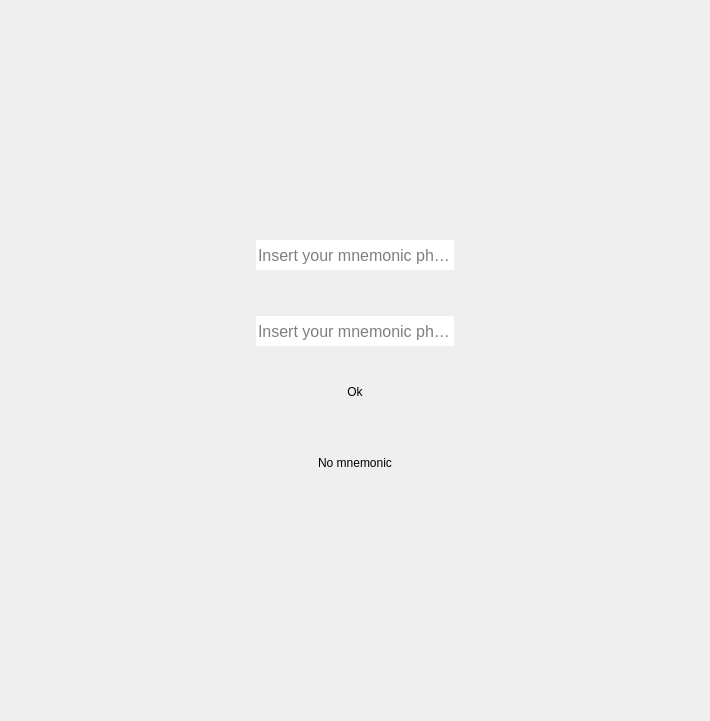
<?xml version="1.0" encoding="UTF-8"?>
<ui version="4.0">
 <class>intro</class>
 <widget class="QMainWindow" name="intro">
  <property name="geometry">
   <rect>
    <x>0</x>
    <y>0</y>
    <width>710</width>
    <height>721</height>
   </rect>
  </property>
  <property name="sizePolicy">
   <sizepolicy hsizetype="Maximum" vsizetype="Maximum">
    <horstretch>0</horstretch>
    <verstretch>0</verstretch>
   </sizepolicy>
  </property>
  <property name="windowTitle">
   <string>intro</string>
  </property>
  <property name="styleSheet">
   <string notr="true">border: 0 solid;
</string>
  </property>
  <property name="tabShape">
   <enum>QTabWidget::Rounded</enum>
  </property>
  <widget class="QWidget" name="centralwidget">
   <property name="sizePolicy">
    <sizepolicy hsizetype="Maximum" vsizetype="Maximum">
     <horstretch>0</horstretch>
     <verstretch>0</verstretch>
    </sizepolicy>
   </property>
   <layout class="QVBoxLayout" name="verticalLayout_6">
    <item>
     <widget class="QStackedWidget" name="stackedWidget">
      <property name="sizePolicy">
       <sizepolicy hsizetype="Preferred" vsizetype="Preferred">
        <horstretch>0</horstretch>
        <verstretch>0</verstretch>
       </sizepolicy>
      </property>
      <property name="styleSheet">
       <string notr="true"/>
      </property>
      <property name="currentIndex">
       <number>0</number>
      </property>
      <widget class="QWidget" name="page">
       <property name="sizePolicy">
        <sizepolicy hsizetype="Expanding" vsizetype="Expanding">
         <horstretch>0</horstretch>
         <verstretch>0</verstretch>
        </sizepolicy>
       </property>
       <property name="maximumSize">
        <size>
         <width>1999999</width>
         <height>1999999</height>
        </size>
       </property>
       <layout class="QVBoxLayout" name="verticalLayout_5">
        <item>
         <layout class="QVBoxLayout" name="verticalLayout_3">
          <item>
           <layout class="QHBoxLayout" name="horizontalLayout">
            <item>
             <spacer name="horizontalSpacer_3">
              <property name="orientation">
               <enum>Qt::Horizontal</enum>
              </property>
              <property name="sizeType">
               <enum>QSizePolicy::Fixed</enum>
              </property>
              <property name="sizeHint" stdset="0">
               <size>
                <width>10</width>
                <height>10</height>
               </size>
              </property>
             </spacer>
            </item>
            <item>
             <layout class="QVBoxLayout" name="verticalLayout_4">
              <item>
               <spacer name="verticalSpacer_14">
                <property name="orientation">
                 <enum>Qt::Vertical</enum>
                </property>
                <property name="sizeType">
                 <enum>QSizePolicy::Fixed</enum>
                </property>
                <property name="sizeHint" stdset="0">
                 <size>
                  <width>10</width>
                  <height>10</height>
                 </size>
                </property>
               </spacer>
              </item>
              <item>
               <widget class="QWidget" name="icon_widget" native="true"/>
              </item>
              <item>
               <spacer name="verticalSpacer_13">
                <property name="orientation">
                 <enum>Qt::Vertical</enum>
                </property>
                <property name="sizeType">
                 <enum>QSizePolicy::Maximum</enum>
                </property>
                <property name="sizeHint" stdset="0">
                 <size>
                  <width>20</width>
                  <height>30</height>
                 </size>
                </property>
               </spacer>
              </item>
             </layout>
            </item>
            <item>
             <spacer name="horizontalSpacer_4">
              <property name="orientation">
               <enum>Qt::Horizontal</enum>
              </property>
              <property name="sizeType">
               <enum>QSizePolicy::MinimumExpanding</enum>
              </property>
              <property name="sizeHint" stdset="0">
               <size>
                <width>50</width>
                <height>20</height>
               </size>
              </property>
             </spacer>
            </item>
           </layout>
          </item>
          <item>
           <layout class="QHBoxLayout" name="horizontalLayout_6">
            <item>
             <spacer name="horizontalSpacer">
              <property name="orientation">
               <enum>Qt::Horizontal</enum>
              </property>
              <property name="sizeType">
               <enum>QSizePolicy::Preferred</enum>
              </property>
              <property name="sizeHint" stdset="0">
               <size>
                <width>200</width>
                <height>20</height>
               </size>
              </property>
             </spacer>
            </item>
            <item>
             <layout class="QVBoxLayout" name="verticalLayout_2">
              <item>
               <spacer name="verticalSpacer">
                <property name="orientation">
                 <enum>Qt::Vertical</enum>
                </property>
                <property name="sizeType">
                 <enum>QSizePolicy::Expanding</enum>
                </property>
                <property name="sizeHint" stdset="0">
                 <size>
                  <width>20</width>
                  <height>100</height>
                 </size>
                </property>
               </spacer>
              </item>
              <item>
               <layout class="QVBoxLayout" name="verticalLayout">
                <item>
                 <layout class="QHBoxLayout" name="horizontalLayout_3">
                  <item>
                   <spacer name="horizontalSpacer_12">
                    <property name="orientation">
                     <enum>Qt::Horizontal</enum>
                    </property>
                    <property name="sizeType">
                     <enum>QSizePolicy::Preferred</enum>
                    </property>
                    <property name="sizeHint" stdset="0">
                     <size>
                      <width>40</width>
                      <height>20</height>
                     </size>
                    </property>
                   </spacer>
                  </item>
                  <item>
                   <widget class="QLineEdit" name="line_edit_mnemonic">
                    <property name="sizePolicy">
                     <sizepolicy hsizetype="MinimumExpanding" vsizetype="Fixed">
                      <horstretch>100</horstretch>
                      <verstretch>10</verstretch>
                     </sizepolicy>
                    </property>
                    <property name="minimumSize">
                     <size>
                      <width>180</width>
                      <height>30</height>
                     </size>
                    </property>
                    <property name="maximumSize">
                     <size>
                      <width>300</width>
                      <height>100</height>
                     </size>
                    </property>
                    <property name="sizeIncrement">
                     <size>
                      <width>100</width>
                      <height>100</height>
                     </size>
                    </property>
                    <property name="baseSize">
                     <size>
                      <width>200</width>
                      <height>30</height>
                     </size>
                    </property>
                    <property name="font">
                     <font>
                      <pointsize>12</pointsize>
                      <weight>50</weight>
                      <italic>false</italic>
                      <bold>false</bold>
                     </font>
                    </property>
                    <property name="styleSheet">
                     <string notr="true"/>
                    </property>
                    <property name="text">
                     <string/>
                    </property>
                    <property name="placeholderText">
                     <string>Insert your mnemonic phrase</string>
                    </property>
                   </widget>
                  </item>
                  <item>
                   <spacer name="horizontalSpacer_11">
                    <property name="orientation">
                     <enum>Qt::Horizontal</enum>
                    </property>
                    <property name="sizeType">
                     <enum>QSizePolicy::Preferred</enum>
                    </property>
                    <property name="sizeHint" stdset="0">
                     <size>
                      <width>40</width>
                      <height>20</height>
                     </size>
                    </property>
                   </spacer>
                  </item>
                 </layout>
                </item>
                <item>
                 <spacer name="verticalSpacer_3">
                  <property name="orientation">
                   <enum>Qt::Vertical</enum>
                  </property>
                  <property name="sizeType">
                   <enum>QSizePolicy::Fixed</enum>
                  </property>
                  <property name="sizeHint" stdset="0">
                   <size>
                    <width>20</width>
                    <height>40</height>
                   </size>
                  </property>
                 </spacer>
                </item>
                <item>
                 <layout class="QHBoxLayout" name="horizontalLayout_5">
                  <item>
                   <spacer name="horizontalSpacer_5">
                    <property name="orientation">
                     <enum>Qt::Horizontal</enum>
                    </property>
                    <property name="sizeType">
                     <enum>QSizePolicy::Preferred</enum>
                    </property>
                    <property name="sizeHint" stdset="0">
                     <size>
                      <width>40</width>
                      <height>20</height>
                     </size>
                    </property>
                   </spacer>
                  </item>
                  <item>
                   <widget class="QLineEdit" name="line_edit_password">
                    <property name="sizePolicy">
                     <sizepolicy hsizetype="Maximum" vsizetype="Fixed">
                      <horstretch>100</horstretch>
                      <verstretch>10</verstretch>
                     </sizepolicy>
                    </property>
                    <property name="minimumSize">
                     <size>
                      <width>180</width>
                      <height>30</height>
                     </size>
                    </property>
                    <property name="maximumSize">
                     <size>
                      <width>300</width>
                      <height>100</height>
                     </size>
                    </property>
                    <property name="sizeIncrement">
                     <size>
                      <width>100</width>
                      <height>100</height>
                     </size>
                    </property>
                    <property name="baseSize">
                     <size>
                      <width>200</width>
                      <height>30</height>
                     </size>
                    </property>
                    <property name="font">
                     <font>
                      <pointsize>12</pointsize>
                      <weight>50</weight>
                      <italic>false</italic>
                      <bold>false</bold>
                     </font>
                    </property>
                    <property name="styleSheet">
                     <string notr="true"/>
                    </property>
                    <property name="text">
                     <string/>
                    </property>
                    <property name="placeholderText">
                     <string>Insert your mnemonic phrase</string>
                    </property>
                   </widget>
                  </item>
                  <item>
                   <spacer name="horizontalSpacer_6">
                    <property name="orientation">
                     <enum>Qt::Horizontal</enum>
                    </property>
                    <property name="sizeType">
                     <enum>QSizePolicy::Preferred</enum>
                    </property>
                    <property name="sizeHint" stdset="0">
                     <size>
                      <width>40</width>
                      <height>20</height>
                     </size>
                    </property>
                   </spacer>
                  </item>
                 </layout>
                </item>
                <item>
                 <spacer name="verticalSpacer_5">
                  <property name="orientation">
                   <enum>Qt::Vertical</enum>
                  </property>
                  <property name="sizeType">
                   <enum>QSizePolicy::Fixed</enum>
                  </property>
                  <property name="sizeHint" stdset="0">
                   <size>
                    <width>20</width>
                    <height>25</height>
                   </size>
                  </property>
                 </spacer>
                </item>
                <item>
                 <layout class="QHBoxLayout" name="horizontalLayout_2">
                  <property name="spacing">
                   <number>0</number>
                  </property>
                  <property name="leftMargin">
                   <number>50</number>
                  </property>
                  <property name="rightMargin">
                   <number>50</number>
                  </property>
                  <item>
                   <spacer name="horizontalSpacer_9">
                    <property name="orientation">
                     <enum>Qt::Horizontal</enum>
                    </property>
                    <property name="sizeHint" stdset="0">
                     <size>
                      <width>40</width>
                      <height>20</height>
                     </size>
                    </property>
                   </spacer>
                  </item>
                  <item>
                   <widget class="QPushButton" name="pshButton_check_mnemonic">
                    <property name="sizePolicy">
                     <sizepolicy hsizetype="Fixed" vsizetype="Preferred">
                      <horstretch>30</horstretch>
                      <verstretch>30</verstretch>
                     </sizepolicy>
                    </property>
                    <property name="minimumSize">
                     <size>
                      <width>100</width>
                      <height>30</height>
                     </size>
                    </property>
                    <property name="sizeIncrement">
                     <size>
                      <width>1</width>
                      <height>1</height>
                     </size>
                    </property>
                    <property name="baseSize">
                     <size>
                      <width>10</width>
                      <height>10</height>
                     </size>
                    </property>
                    <property name="font">
                     <font>
                      <italic>false</italic>
                      <stylestrategy>PreferDefault</stylestrategy>
                     </font>
                    </property>
                    <property name="tabletTracking">
                     <bool>false</bool>
                    </property>
                    <property name="styleSheet">
                     <string notr="true"/>
                    </property>
                    <property name="text">
                     <string>Ok</string>
                    </property>
                    <property name="autoRepeat">
                     <bool>false</bool>
                    </property>
                    <property name="autoDefault">
                     <bool>false</bool>
                    </property>
                    <property name="default">
                     <bool>false</bool>
                    </property>
                    <property name="flat">
                     <bool>false</bool>
                    </property>
                   </widget>
                  </item>
                  <item>
                   <spacer name="horizontalSpacer_10">
                    <property name="orientation">
                     <enum>Qt::Horizontal</enum>
                    </property>
                    <property name="sizeHint" stdset="0">
                     <size>
                      <width>40</width>
                      <height>20</height>
                     </size>
                    </property>
                   </spacer>
                  </item>
                 </layout>
                </item>
                <item>
                 <spacer name="verticalSpacer_4">
                  <property name="orientation">
                   <enum>Qt::Vertical</enum>
                  </property>
                  <property name="sizeType">
                   <enum>QSizePolicy::Fixed</enum>
                  </property>
                  <property name="sizeHint" stdset="0">
                   <size>
                    <width>17</width>
                    <height>40</height>
                   </size>
                  </property>
                 </spacer>
                </item>
                <item>
                 <layout class="QHBoxLayout" name="horizontalLayout_4">
                  <item>
                   <spacer name="horizontalSpacer_7">
                    <property name="orientation">
                     <enum>Qt::Horizontal</enum>
                    </property>
                    <property name="sizeType">
                     <enum>QSizePolicy::Fixed</enum>
                    </property>
                    <property name="sizeHint" stdset="0">
                     <size>
                      <width>50</width>
                      <height>20</height>
                     </size>
                    </property>
                   </spacer>
                  </item>
                  <item>
                   <widget class="QPushButton" name="pshButton_no_mnemonic">
                    <property name="sizePolicy">
                     <sizepolicy hsizetype="Preferred" vsizetype="Preferred">
                      <horstretch>100</horstretch>
                      <verstretch>10</verstretch>
                     </sizepolicy>
                    </property>
                    <property name="minimumSize">
                     <size>
                      <width>40</width>
                      <height>20</height>
                     </size>
                    </property>
                    <property name="sizeIncrement">
                     <size>
                      <width>100</width>
                      <height>1</height>
                     </size>
                    </property>
                    <property name="baseSize">
                     <size>
                      <width>100</width>
                      <height>20</height>
                     </size>
                    </property>
                    <property name="styleSheet">
                     <string notr="true"/>
                    </property>
                    <property name="text">
                     <string>No mnemonic</string>
                    </property>
                   </widget>
                  </item>
                  <item>
                   <spacer name="horizontalSpacer_8">
                    <property name="orientation">
                     <enum>Qt::Horizontal</enum>
                    </property>
                    <property name="sizeType">
                     <enum>QSizePolicy::Fixed</enum>
                    </property>
                    <property name="sizeHint" stdset="0">
                     <size>
                      <width>50</width>
                      <height>20</height>
                     </size>
                    </property>
                   </spacer>
                  </item>
                 </layout>
                </item>
               </layout>
              </item>
              <item>
               <spacer name="verticalSpacer_2">
                <property name="orientation">
                 <enum>Qt::Vertical</enum>
                </property>
                <property name="sizeType">
                 <enum>QSizePolicy::Expanding</enum>
                </property>
                <property name="sizeHint" stdset="0">
                 <size>
                  <width>20</width>
                  <height>230</height>
                 </size>
                </property>
               </spacer>
              </item>
             </layout>
            </item>
            <item>
             <spacer name="horizontalSpacer_2">
              <property name="orientation">
               <enum>Qt::Horizontal</enum>
              </property>
              <property name="sizeType">
               <enum>QSizePolicy::Preferred</enum>
              </property>
              <property name="sizeHint" stdset="0">
               <size>
                <width>200</width>
                <height>20</height>
               </size>
              </property>
             </spacer>
            </item>
           </layout>
          </item>
         </layout>
        </item>
       </layout>
      </widget>
      <widget class="QWidget" name="page_2">
       <property name="maximumSize">
        <size>
         <width>1920</width>
         <height>1080</height>
        </size>
       </property>
       <widget class="QPushButton" name="pshButton_no_mnemonic_2">
        <property name="geometry">
         <rect>
          <x>230</x>
          <y>370</y>
          <width>166</width>
          <height>20</height>
         </rect>
        </property>
        <property name="sizePolicy">
         <sizepolicy hsizetype="Expanding" vsizetype="Expanding">
          <horstretch>100</horstretch>
          <verstretch>10</verstretch>
         </sizepolicy>
        </property>
        <property name="minimumSize">
         <size>
          <width>40</width>
          <height>20</height>
         </size>
        </property>
        <property name="sizeIncrement">
         <size>
          <width>100</width>
          <height>1</height>
         </size>
        </property>
        <property name="baseSize">
         <size>
          <width>100</width>
          <height>20</height>
         </size>
        </property>
        <property name="styleSheet">
         <string notr="true">background-color: rgb(255,255,255);
font:inherit;
</string>
        </property>
        <property name="text">
         <string>No mnemonic? Press me :)</string>
        </property>
       </widget>
       <widget class="QLineEdit" name="line_edit_mnemonic_2">
        <property name="geometry">
         <rect>
          <x>180</x>
          <y>110</y>
          <width>278</width>
          <height>30</height>
         </rect>
        </property>
        <property name="sizePolicy">
         <sizepolicy hsizetype="Expanding" vsizetype="Expanding">
          <horstretch>100</horstretch>
          <verstretch>10</verstretch>
         </sizepolicy>
        </property>
        <property name="minimumSize">
         <size>
          <width>100</width>
          <height>30</height>
         </size>
        </property>
        <property name="sizeIncrement">
         <size>
          <width>100</width>
          <height>100</height>
         </size>
        </property>
        <property name="baseSize">
         <size>
          <width>200</width>
          <height>30</height>
         </size>
        </property>
        <property name="font">
         <font>
          <pointsize>12</pointsize>
          <weight>50</weight>
          <italic>false</italic>
          <bold>false</bold>
         </font>
        </property>
        <property name="styleSheet">
         <string notr="true">background-color:white;
border-radius:10px;
font: inherit;</string>
        </property>
        <property name="text">
         <string/>
        </property>
        <property name="placeholderText">
         <string>Insert your mnemonic phrase</string>
        </property>
       </widget>
       <widget class="QLineEdit" name="Line_edit_password_2">
        <property name="geometry">
         <rect>
          <x>180</x>
          <y>220</y>
          <width>278</width>
          <height>30</height>
         </rect>
        </property>
        <property name="sizePolicy">
         <sizepolicy hsizetype="Expanding" vsizetype="Expanding">
          <horstretch>100</horstretch>
          <verstretch>10</verstretch>
         </sizepolicy>
        </property>
        <property name="minimumSize">
         <size>
          <width>100</width>
          <height>30</height>
         </size>
        </property>
        <property name="sizeIncrement">
         <size>
          <width>100</width>
          <height>100</height>
         </size>
        </property>
        <property name="baseSize">
         <size>
          <width>200</width>
          <height>500</height>
         </size>
        </property>
        <property name="font">
         <font>
          <pointsize>12</pointsize>
          <weight>50</weight>
          <italic>false</italic>
          <bold>false</bold>
         </font>
        </property>
        <property name="styleSheet">
         <string notr="true">background-color:white;
border-radius:10px;
font: inherit;</string>
        </property>
        <property name="text">
         <string/>
        </property>
        <property name="placeholderText">
         <string>Insert your mnemonic phrase</string>
        </property>
       </widget>
       <widget class="QPushButton" name="pshButton_check_mnemonic_2">
        <property name="geometry">
         <rect>
          <x>300</x>
          <y>300</y>
          <width>40</width>
          <height>30</height>
         </rect>
        </property>
        <property name="sizePolicy">
         <sizepolicy hsizetype="Fixed" vsizetype="Fixed">
          <horstretch>30</horstretch>
          <verstretch>30</verstretch>
         </sizepolicy>
        </property>
        <property name="minimumSize">
         <size>
          <width>40</width>
          <height>30</height>
         </size>
        </property>
        <property name="sizeIncrement">
         <size>
          <width>1</width>
          <height>1</height>
         </size>
        </property>
        <property name="baseSize">
         <size>
          <width>10</width>
          <height>10</height>
         </size>
        </property>
        <property name="font">
         <font>
          <italic>false</italic>
          <stylestrategy>PreferDefault</stylestrategy>
         </font>
        </property>
        <property name="tabletTracking">
         <bool>false</bool>
        </property>
        <property name="styleSheet">
         <string notr="true">background-color: #003dff;
color:white;</string>
        </property>
        <property name="text">
         <string>Ok</string>
        </property>
        <property name="autoRepeat">
         <bool>false</bool>
        </property>
        <property name="autoDefault">
         <bool>false</bool>
        </property>
        <property name="default">
         <bool>false</bool>
        </property>
        <property name="flat">
         <bool>false</bool>
        </property>
       </widget>
      </widget>
     </widget>
    </item>
   </layout>
  </widget>
 </widget>
 <tabstops>
  <tabstop>line_edit_mnemonic</tabstop>
  <tabstop>line_edit_password</tabstop>
  <tabstop>pshButton_check_mnemonic</tabstop>
 </tabstops>
 <resources/>
 <connections/>
</ui>
